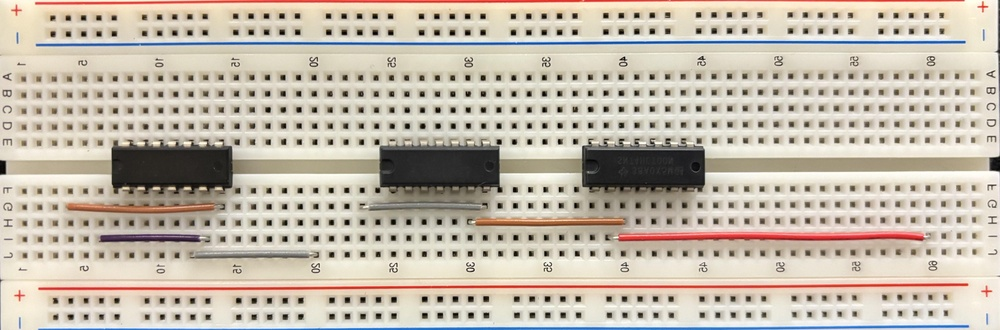
#> input picture src/images/IMG_3687.jpg, 1000 x 330 px, shrunk from 5107 x 1687 before the run
$ python -i processbreadboard.py   (imports and definitions only)
#> lines starting #> are read from the running program, lines starting #| are printed output that depends on the picture; after the words box and inside, x2 and y2 are one past the last pixel; in counts of white or black regions, pixels touching at a corner belong together
import cv2
import numpy as np
import matplotlib.pyplot as plt

def apply_filter(image):
    """
    Define a 5X5 kernel and apply the filter to gray scale image
    Args:
        image: np.array

    Returns:
        filtered: np.array

    """
    blurred =  cv2.blur(image, (30, 30))
    gray = cv2.cvtColor(blurred, cv2.COLOR_RGB2GRAY)
    kernel = np.ones((5, 5), np.float32) / 15
    filtered = cv2.filter2D(gray, -1, kernel)
    # plt.imshow(cv2.cvtColor(filtered, cv2.COLOR_BGR2RGB))
    # plt.title('Filtered Image')
    # plt.show()
    return filtered

def apply_threshold(filtered):
    """
    Apply OTSU threshold

    Args:
        filtered: np.array

    Returns:
        thresh: np.array

    """
    ret, thresh = cv2.threshold(filtered, 250, 255, cv2.THRESH_OTSU)
    # plt.imshow(cv2.cvtColor(thresh, cv2.COLOR_BGR2RGB))
    # plt.title('After applying OTSU threshold')
    # plt.show()
    return thresh

def detect_contour(img, image_shape):
    """

    Args:
        img: np.array()
        image_shape: tuple

    Returns:
        canvas: np.array()
        cnt: list

    """
    canvas = np.zeros(image_shape, np.uint8)
    contours, hierarchy = cv2.findContours(img, cv2.RETR_TREE, cv2.CHAIN_APPROX_NONE)
    cnt = sorted(contours, key=cv2.contourArea, reverse=True)[0]
    cv2.drawContours(canvas, cnt, -1, (0, 255, 255), 3)
    # plt.title('Largest Contour')
    # plt.imshow(canvas)
    # plt.show()

    return canvas, cnt

def detect_corners_from_contour(canvas, cnt):
    """
    Detecting corner points form contours using cv2.approxPolyDP()
    Args:
        canvas: np.array()
        cnt: list

    Returns:
        approx_corners: list

    """
    epsilon = 0.02 * cv2.arcLength(cnt, True)
    approx_corners = cv2.approxPolyDP(cnt, epsilon, True)
    cv2.drawContours(canvas, approx_corners, -1, (255, 255, 0), 10)
    approx_corners = sorted(np.concatenate(approx_corners).tolist())
    # print('\nThe corner points are ...\n')
    for index, c in enumerate(approx_corners):
        character = chr(65 + index)
        # print(character, ':', c)
        cv2.putText(canvas, character, tuple(c), cv2.FONT_HERSHEY_SIMPLEX, 1, (255, 0, 0), 2, cv2.LINE_AA)

    # Rearranging the order of the corner points
    approx_corners = [approx_corners[i] for i in [0, 2, 1, 3]]

    # plt.imshow(canvas)
    # plt.title('Corner Points: Douglas-Peucker')
    # plt.show()
    return approx_corners


def get_destination_points(corners):
    """
    -Get destination points from corners of warped images
    -Approximating height and width of the rectangle: we take maximum of the 2 widths and 2 heights

    Args:
        corners: list

    Returns:
        destination_corners: list
        height: int
        width: int

    """

    w1 = np.sqrt((corners[0][0] - corners[1][0]) ** 2 + (corners[0][1] - corners[1][1]) ** 2)
    w2 = np.sqrt((corners[2][0] - corners[3][0]) ** 2 + (corners[2][1] - corners[3][1]) ** 2)
    w = max(int(w1), int(w2))

    h1 = np.sqrt((corners[0][0] - corners[2][0]) ** 2 + (corners[0][1] - corners[2][1]) ** 2)
    h2 = np.sqrt((corners[1][0] - corners[3][0]) ** 2 + (corners[1][1] - corners[3][1]) ** 2)
    h = max(int(h1), int(h2))

    destination_corners = np.float32([(0, 0), (w - 1, 0), (0, h - 1), (w - 1, h - 1)])

    # [6 lines of commented-out code are left out]
    return destination_corners, h, w

def unwarp(img, src, dst):
    """
    Args:
        img: np.array
        src: list
        dst: list

    Returns:
        un_warped: np.array

    """
    h, w = img.shape[:2]
    H, _ = cv2.findHomography(src, dst, method=cv2.RANSAC, ransacReprojThreshold=3.0)
    # print('\nThe homography matrix is: \n', H)
    un_warped = cv2.warpPerspective(img, H, (w, h), flags=cv2.INTER_LINEAR)

    # plot

    # f, (ax2) = plt.subplots(1, figsize=(15, 8))
    # f.subplots_adjust(hspace=.2, wspace=.05)
    # ax1.imshow(img)
    # ax1.set_title('Original Image')

    x = [src[0][0], src[2][0], src[3][0], src[1][0], src[0][0]]
    y = [src[0][1], src[2][1], src[3][1], src[1][1], src[0][1]]

    # [7 lines of commented-out code are left out]
    return un_warped

# [14 lines left out: function show_grid, not called in this run]

def crop_grids(image):
    """
    Skew correction using homography and corner detection using contour points.
    Returns: None
    """
    # Read and display the original image

    image = cv2.cvtColor(image, cv2.COLOR_BGR2RGB)
    # plt.imshow(image)
    # plt.title('Original Image')
    # plt.show()

    # Apply filtering and thresholding
    filtered_image = apply_filter(image)
    threshold_image = apply_threshold(filtered_image)

    # Detect contours and corners
    cnv, largest_contour = detect_contour(threshold_image, image.shape)
    rect = cv2.boundingRect(largest_contour)
    x,y,w,h = rect
    cv2.rectangle(threshold_image,(x,y),(x+w,y+h),(255,0,0),2)

    # Show result
    # plt.imshow(threshold_image)
    # plt.show()

    corners = detect_corners_from_contour(cnv, largest_contour)

    # Get destination points and perform unwarping
    destination_points, h, w = get_destination_points(corners)
    un_warped = unwarp(image, np.float32(corners), destination_points)

    # Crop the unwarped image
    cropped = un_warped[0:h, 0:w]

    #percentage offsets
    starty = (int)(h * 0.015)
    endy = (int)(h * 0.982)

    startx = (int)(w * 0.22)
    endx = (int)(w * 0.46)

    centeroffset = (int)(w*0.32)

    left_crop = cropped[starty:endy, startx:endx]
    # [5 lines of commented-out code are left out]

    right_crop = cropped[starty:endy, startx+centeroffset:endx+centeroffset]
    #show_grid(right_crop, (63, 5), (255, 0, 0))

    cropped = cropped[starty:endy, 0:w]

    # plt.imshow(right_crop)
    # plt.title('right crop')

    # # Display the plots
    # plt.show()
    return cropped, left_crop, right_crop

def detect_chips(image):
    chips = {}

    filtered_image = apply_filter(image)
    threshold_image = apply_threshold(filtered_image)
    contours, _ = cv2.findContours(threshold_image, cv2.RETR_TREE, cv2.CHAIN_APPROX_NONE)
    im_shape = image.shape
    chip_positions = []
    chip_count = 1
    for c in contours:
        rect = cv2.boundingRect(c)
        #ignores too small or bounding the entire breadboard
        if rect[2] < 80 or rect[3] < 80 or (rect[2] * rect[3])/(image.shape[0] * image.shape[1]) > 0.9: continue
        x,y,w,h = rect
        chip_positions.append(((y+h/2)/im_shape[0])*100)
        #cv2.rectangle(image,(x,y),(x+w,y+h),(255,0,0),2)

        #assign
        pin_7_row = int((y+h)/(im_shape[0]/63)) - 1
        chipID = "chip" + str(chip_count)
        chips[chipID] = [""]
        for i in range(1, 15):
            if i <= 7:
                chips[chipID].append((4, pin_7_row-(7 - i)))
            else:
                chips[chipID].append((5, pin_7_row-(i-7-1)))
        #print(chips[len(chips) - 1])
        chip_count += 1

    # Show result
    # plt.imshow(image)
    # plt.show()
    return chips, chip_positions


def detect_wires(image, side, min_width=20, max_width=100, min_length=200, max_length=10000):
    # Convert to grayscale
    gray = cv2.cvtColor(image, cv2.COLOR_BGR2GRAY)

    # Apply Gaussian blur to reduce noise
    blurred = cv2.GaussianBlur(gray, (5, 5), 0)

    # Apply Canny edge detection
    edges = cv2.Canny(blurred, 30, 100)

    # Apply dilation (optional, adjust kernel size if needed)
    kernel = np.ones((5, 5), np.uint8)
    dilated = cv2.dilate(edges, kernel, iterations=1)

    # Find contours on dilated edges
    contours, _ = cv2.findContours(dilated, cv2.RETR_EXTERNAL, cv2.CHAIN_APPROX_NONE)
    im_shape = image.shape

    endpoints = []

    for c in contours:
        x, y, w, h = cv2.boundingRect(c)
        length = cv2.arcLength(c, True)

        # Check for bounding box dimensions and contour length
        if min_width <= w <= max_width and min_length <= h <= max_length:
            #cv2.rectangle(image, (x, y), (x + w, y + h), (255, 0, 0), 3)

            #handles left and right side coords
            offset = 5 if side == "right" else 0

            point1 = ((int((x)/(im_shape[1]/5) + offset)), (int((y)/(im_shape[0]/63))))
            point2 = ((int((x)/(im_shape[1]/5) + offset)), (int((y+h)/(im_shape[0]/63))))

            if point1[0] == 4 or point1[0] == 5: continue
            endpoints.append([point1, point2])

    # Show the final image with detected wires
    # plt.imshow(image)
    # plt.show()

    return endpoints


def process_image(image_path):
#> called with image_path = 'images/IMG_3687.jpg'
    breadboard_image = cv2.imread(image_path)
#> breadboard_image is the input picture: shape (330, 1000, 3); mean B, G, R 172.7, 187, 196.9
    cropped, left_crop, right_crop = crop_grids(breadboard_image)
#> in apply_threshold, `ret, thresh = cv2.threshold(filtered, 250, 255, cv2.THRESH_OTSU)`:
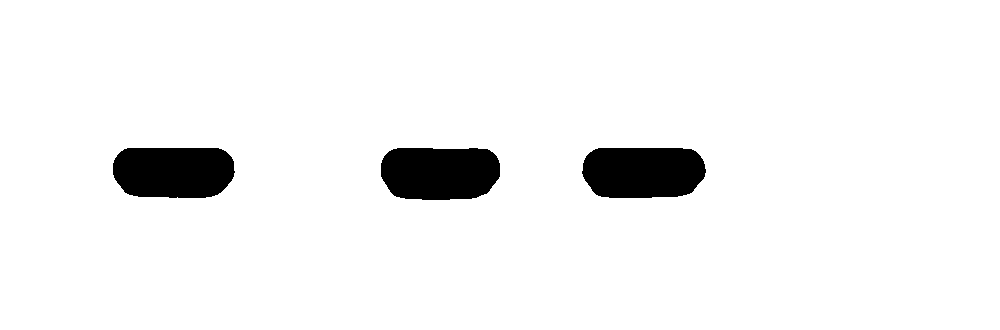
#> thresh: shape (330, 1000); 95% white; 3 black regions
#> in apply_threshold, `ret, thresh = cv2.threshold(filtered, 250, 255, cv2.THRESH_OTSU)`: ret = 183
#> in detect_contour, `contours, hierarchy = cv2.findContours(img, cv2.RETR_TREE, cv2.CHAIN_A..`: contours = 4 contours; box (x1, y1, x2, y2) and area: (0, 0, 1000, 330) 328671, (581, 147, 707, 199) 5648, (380, 147, 501, 201) 5634, (112, 147, 236, 199) 5602
#> in detect_contour, `cnt = sorted(contours, key=cv2.contourArea, reverse=True)[0]`: cnt = contour of 2656 points, box (x1, y1, x2, y2) (0, 0, 1000, 330), area 328671
#> in crop_grids, `cnv, largest_contour = detect_contour(threshold_image, image.shape)`: largest_contour has the same summary as cnt in detect_contour
#> in crop_grids, `rect = cv2.boundingRect(largest_contour)`: rect = (0, 0, 1000, 330)
#> in crop_grids, `x,y,w,h = rect`: x = 0; w = 1000; h = 330
#> in detect_corners_from_contour, `epsilon = 0.02 * cv2.arcLength(cnt, True)`: epsilon = 53.12
#> in detect_corners_from_contour, `approx_corners = cv2.approxPolyDP(cnt, epsilon, True)`: approx_corners = [[0, 0], [0, 329], [999, 329], [999, 0]]
#> in detect_corners_from_contour, `approx_corners = sorted(np.concatenate(approx_corners).tolist())`: approx_corners = [[0, 0], [0, 329], [999, 0], [999, 329]]
#> the loop in detect_corners_from_contour, `for index, c in enumerate(approx_corners):` made 4 passes
#> after the loop in detect_corners_from_contour, `for index, c in enumerate(approx_corners):`:
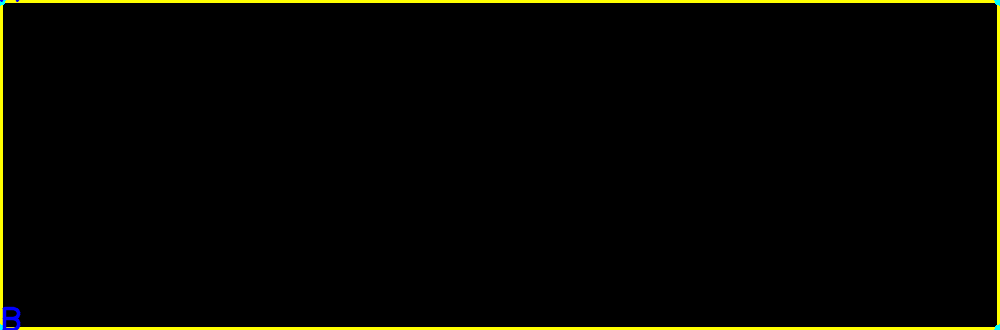
#> canvas: shape (330, 1000, 3); mean of channels 0, 1, 2 0.3, 6.1, 6; drawn as B, G, R
#> in detect_corners_from_contour, `approx_corners = [approx_corners[i] for i in [0, 2, 1, 3]]`: approx_corners = [[0, 0], [999, 0], [0, 329], [999, 329]]
#> in get_destination_points, `w1 = np.sqrt((corners[0][0] - corners[1][0]) ** 2 + (corners[0][1] - c..`: w1 = 999
#> in get_destination_points, `h1 = np.sqrt((corners[0][0] - corners[2][0]) ** 2 + (corners[0][1] - c..`: h1 = 329
#> in get_destination_points, `destination_corners = np.float32([(0, 0), (w - 1, 0), (0, h - 1), (w -..`: destination_corners = [[0, 0], [998, 0], [0, 328], [998, 328]]
#> in crop_grids, `destination_points, h, w = get_destination_points(corners)`: h = 329; w = 999
#> in unwarp, `H, _ = cv2.findHomography(src, dst, method=cv2.RANSAC, ransacReprojThr..`: H = [[0.999, 0, -9.85e-14], [0, 0.997, -9.85e-14], [0, 0, 1]]
#> in unwarp, `un_warped = cv2.warpPerspective(img, H, (w, h), flags=cv2.INTER_LINEAR)`:
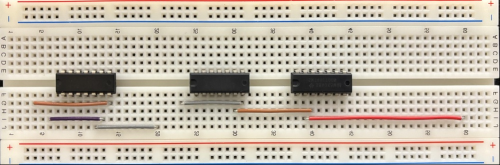
#> un_warped: shape (330, 1000, 3) (shown at 1/2 size); mean R, G, B 196.1, 186.2, 172.1
#> in unwarp, `x = [src[0][0], src[2][0], src[3][0], src[1][0], src[0][0]]`: x = [0, 0, 999, 999, 0]
#> in unwarp, `y = [src[0][1], src[2][1], src[3][1], src[1][1], src[0][1]]`: y = [0, 329, 329, 0, 0]
#> in crop_grids, `starty = (int)(h * 0.015)`: starty = 4
#> in crop_grids, `endy = (int)(h * 0.982)`: endy = 323
#> in crop_grids, `startx = (int)(w * 0.22)`: startx = 219
#> in crop_grids, `endx = (int)(w * 0.46)`: endx = 459
#> in crop_grids, `centeroffset = (int)(w*0.32)`: centeroffset = 319
    cropped = cv2.cvtColor(cropped, cv2.COLOR_BGR2RGB)

    # Analyze both left and right crops and get wire endpoints
    endpoints = [*detect_wires(left_crop, "left"), *detect_wires(right_crop, "right")]
#> in detect_wires, `dilated = cv2.dilate(edges, kernel, iterations=1)`:
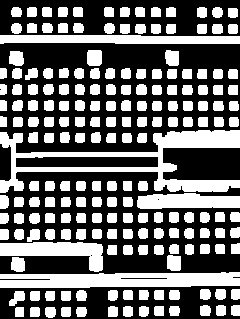
#> dilated: shape (319, 240); 41.2% white; 192 white regions
#> in detect_wires, `contours, _ = cv2.findContours(dilated, cv2.RETR_EXTERNAL, cv2.CHAIN_A..`: contours = 192 contours; largest, box (x1, y1, x2, y2) and area: (0, 130, 240, 193) 5663, (0, 272, 240, 288) 2942, (0, 35, 240, 44) 1702, (0, 242, 103, 272) 1450, (137, 193, 240, 209) 1246
#> the loop in detect_wires, `for c in contours:` made 192 passes
#> (x, y, w, h, length) on passes 1 to 3: (76, 307, 11, 10, 35.07), (61, 307, 10, 10, 34.24), (45, 307, 11, 11, 36.49)
#> after the loop in detect_wires, `for c in contours:`: endpoints = []
#> call 2 of detect_wires, with side = 'right', min_width = 20, max_width = 100, min_length = 200, max_length = 10000
#> in detect_wires (call 2), `blurred = cv2.GaussianBlur(gray, (5, 5), 0)`:
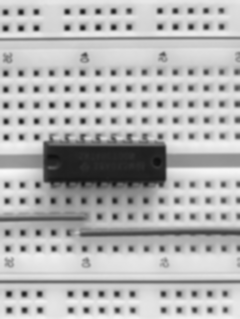
#> blurred: shape (319, 240); min 15, max 249, mean 179
#> in detect_wires (call 2), `dilated = cv2.dilate(edges, kernel, iterations=1)`:
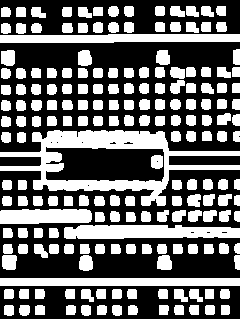
#> dilated: shape (319, 240); 41.2% white; 188 white regions
#> in detect_wires (call 2), `contours, _ = cv2.findContours(dilated, cv2.RETR_EXTERNAL, cv2.CHAIN_A..`: contours = 187 contours; largest, box (x1, y1, x2, y2) and area: (0, 130, 240, 206) 8530, (64, 225, 240, 239) 1952, (0, 34, 240, 43) 1679, (0, 278, 240, 286) 1673, (0, 209, 92, 224) 1169
#> the loop in detect_wires (call 2), `for c in contours:` made 187 passes
#> (x, y, w, h, length) on passes 1 to 3: (221, 305, 9, 10, 32.83), (205, 305, 10, 10, 33.66), (189, 305, 10, 10, 34.24)
#> endpoints = []

    chips, chip_bounds = detect_chips(cropped)
#> in apply_threshold (call 2), `ret, thresh = cv2.threshold(filtered, 250, 255, cv2.THRESH_OTSU)`:
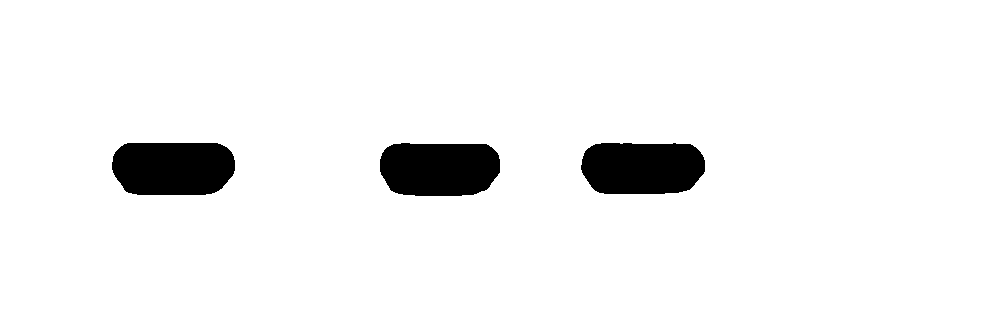
#> thresh: shape (319, 999); 94.7% white; 3 black regions
#> in detect_chips, `contours, _ = cv2.findContours(threshold_image, cv2.RETR_TREE, cv2.CHA..`: contours = 4 contours; box (x1, y1, x2, y2) and area: (0, 0, 999, 319) 317364, (111, 142, 236, 196) 5905, (379, 142, 501, 197) 5774, (580, 142, 706, 195) 5756
#> the loop in detect_chips, `for c in contours:` made 4 passes
#> rect on passes 1 to 4: (0, 0, 999, 319), (580, 142, 126, 53), (379, 142, 122, 55), (111, 142, 125, 54)
#> after the loop in detect_chips, `for c in contours:`: chip_count = 1; chip_positions = []; chips = 0 items
#> chips = 0 items; chip_bounds = []

    return chips, endpoints, cropped, chip_bounds


# [11 lines of commented-out code are left out]

>>> result = process_image('images/IMG_3687.jpg')
